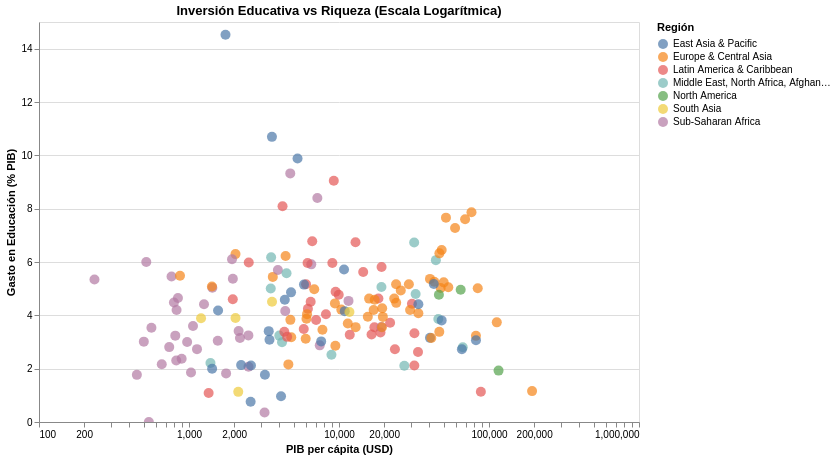

Write notebook code for a chart like this one.
### Code cell
df_viz1 = gasto_edu.merge(pib_pc, on=['iso3', 'year']).merge(reg_df, on='iso3')
df_viz1['year'] = pd.to_numeric(df_viz1['year'])
df_viz1 = df_viz1.dropna(subset=['val_x', 'val_y'])
df_viz1 = df_viz1.rename(columns={'country.value_x': 'country_name'})
slider = alt.binding_range(min=2000, max=2022, step=1, name='Año: ')
select_year = alt.selection_point(fields=['year'], bind=slider, value=2019, name="Year")

chart = alt.Chart(df_viz1).mark_circle(size=100, opacity=0.7).encode(
    x=alt.X("val_y:Q", title="PIB per cápita (USD)", scale=alt.Scale(type='log'), axis=alt.Axis(grid=False)),
    y=alt.Y("val_x:Q", title="Gasto en Educación (% PIB)", scale=alt.Scale(domain=[0, 15])),
    color=alt.Color("region:N", title="Región"),
    tooltip=[
        alt.Tooltip("iso3:N", title="País"),
        alt.Tooltip("year:O", title="Año"),
        alt.Tooltip("val_y:Q", title="PIB p/c", format="$,.0f"),
        alt.Tooltip("val_x:Q", title="% Gasto", format=".1f")
    ]
).add_params(select_year).transform_filter(select_year).properties(
    width=600, height=400, title="Inversión Educativa vs Riqueza (Escala Logarítmica)"
).interactive()

chart

### Figure 1 — Vega specification as saved in the notebook (floating-point values rounded to 4 significant figures; data arrays with more than 128 entries replaced by an {"elided": "..."} marker saying what was removed)
{"$schema": "https://vega.github.io/schema/vega/v5.json", "data": [{"name": "_server_source_0", "values": {"elided": "5098 records"}}, {"name": "Year_store", "values": [{"unit": "", "fields": [{"type": "E", "field": "year"}], "values": [2019]}]}, {"name": "param_1_store"}, {"name": "source_0", "source": "_server_source_0", "transform": [{"type": "filter", "expr": "!length(data(\"Year_store\")) || vlSelectionTest(\"Year_store\", datum)"}, {"type": "filter", "expr": "isValid(datum[\"val_y\"]) && isFinite(+datum[\"val_y\"]) && isValid(datum[\"val_x\"]) && isFinite(+datum[\"val_x\"])"}, {"type": "project", "fields": ["iso3", "region", "val_x", "val_y", "year"]}]}, {"name": "source_0_color_domain_region", "source": "source_0", "transform": [{"type": "aggregate", "groupby": ["region"], "fields": [], "ops": [], "as": []}, {"type": "formula", "expr": "datum['region']", "as": "sort_field"}, {"type": "project", "fields": ["region"]}]}], "signals": [{"name": "unit", "value": {}, "on": [{"events": "pointermove", "update": "isTuple(group()) ? group() : unit"}]}, {"name": "Year_year", "init": "2019", "bind": {"input": "range", "max": 2022, "min": 2000, "name": "Año: ", "step": 1}}, {"name": "Year", "update": "vlSelectionResolve(\"Year_store\", \"union\", true, true)"}, {"name": "param_1", "update": "vlSelectionResolve(\"param_1_store\", \"union\")"}, {"name": "Year_tuple", "update": "Year_year !== null ? {fields: Year_tuple_fields, values: [Year_year]} : null"}, {"name": "Year_tuple_fields", "value": [{"type": "E", "field": "year"}]}, {"name": "Year_modify", "on": [{"events": {"signal": "Year_tuple"}, "update": "modify(\"Year_store\", Year_tuple, true)"}]}, {"name": "param_1_val_y", "on": [{"events": [{"source": "view", "type": "dblclick"}], "update": "null"}, {"events": {"signal": "param_1_translate_delta"}, "update": "panLog(param_1_translate_anchor.extent_x, -param_1_translate_delta.x / width)"}, {"events": {"signal": "param_1_zoom_delta"}, "update": "zoomLog(domain(\"x\"), param_1_zoom_anchor.x, param_1_zoom_delta)"}]}, {"name": "param_1_val_x", "on": [{"events": [{"source": "view", "type": "dblclick"}], "update": "null"}, {"events": {"signal": "param_1_translate_delta"}, "update": "panLinear(param_1_translate_anchor.extent_y, param_1_translate_delta.y / height)"}, {"events": {"signal": "param_1_zoom_delta"}, "update": "zoomLinear(domain(\"y\"), param_1_zoom_anchor.y, param_1_zoom_delta)"}]}, {"name": "param_1_tuple", "on": [{"events": [{"signal": "param_1_val_y || param_1_val_x"}], "update": "param_1_val_y && param_1_val_x ? {unit: \"\", fields: param_1_tuple_fields, values: [param_1_val_y,param_1_val_x]} : null"}]}, {"name": "param_1_tuple_fields", "value": [{"field": "val_y", "channel": "x", "type": "R"}, {"field": "val_x", "channel": "y", "type": "R"}]}, {"name": "param_1_translate_anchor", "value": {}, "on": [{"events": [{"source": "scope", "type": "pointerdown"}], "update": "{x: x(unit), y: y(unit), extent_x: domain(\"x\"), extent_y: domain(\"y\")}"}]}, {"name": "param_1_translate_delta", "value": {}, "on": [{"events": [{"source": "window", "between": [{"source": "scope", "type": "pointerdown"}, {"source": "window", "type": "pointerup"}], "type": "pointermove", "consume": true}], "update": "{x: param_1_translate_anchor.x - x(unit), y: param_1_translate_anchor.y - y(unit)}"}]}, {"name": "param_1_zoom_anchor", "on": [{"events": [{"source": "scope", "consume": true, "type": "wheel"}], "update": "{x: invert(\"x\", x(unit)), y: invert(\"y\", y(unit))}"}]}, {"name": "param_1_zoom_delta", "on": [{"events": [{"source": "scope", "consume": true, "type": "wheel"}], "update": "pow(1.001, event.deltaY * pow(16, event.deltaMode))", "force": true}]}, {"name": "param_1_modify", "on": [{"events": {"signal": "param_1_tuple"}, "update": "modify(\"param_1_store\", param_1_tuple, true)"}]}], "marks": [{"type": "symbol", "name": "marks", "from": {"data": "source_0"}, "encode": {"update": {"fill": {"field": "region", "scale": "color"}, "size": {"value": 100}, "shape": {"value": "circle"}, "tooltip": {"signal": "{\"País\": isValid(datum[\"iso3\"]) ? datum[\"iso3\"] : \"\"+datum[\"iso3\"], \"Año\": isValid(datum[\"year\"]) ? datum[\"year\"] : \"\"+datum[\"year\"], \"PIB p/c\": format(datum[\"val_y\"], \"$,.0f\"), \"% Gasto\": format(datum[\"val_x\"], \".1f\")}"}, "opacity": {"value": 0.7}, "y": {"field": "val_x", "scale": "y"}, "x": {"field": "val_y", "scale": "x"}}}, "clip": true, "style": ["circle"], "interactive": true}], "scales": [{"name": "x", "type": "log", "domain": {"data": "source_0", "field": "val_y"}, "range": [0, {"signal": "width"}], "nice": true, "domainRaw": {"signal": "param_1[\"val_y\"]"}}, {"name": "y", "type": "linear", "domain": [0, 15], "range": [{"signal": "height"}, 0], "domainRaw": {"signal": "param_1[\"val_x\"]"}, "zero": true}, {"name": "color", "type": "ordinal", "domain": {"data": "source_0_color_domain_region", "field": "region", "sort": true}, "range": "category"}], "axes": [{"scale": "y", "minExtent": 0, "aria": false, "tickCount": {"signal": "ceil(height/40)"}, "ticks": false, "orient": "left", "labels": false, "zindex": 0, "grid": true, "gridScale": "x", "maxExtent": 0, "domain": false}, {"scale": "x", "labelOverlap": "greedy", "labelFlush": true, "grid": false, "zindex": 0, "orient": "bottom", "title": "PIB per cápita (USD)"}, {"scale": "y", "orient": "left", "title": "Gasto en Educación (% PIB)", "labelOverlap": true, "grid": false, "tickCount": {"signal": "ceil(height/40)"}, "zindex": 0}], "title": {"text": "Inversión Educativa vs Riqueza (Escala Logarítmica)", "frame": "group"}, "background": "white", "legends": [{"title": "Región", "fill": "color", "symbolType": "circle", "encode": {"symbols": {"update": {"opacity": {"value": 0.7}}}}}], "width": 600, "height": 400, "style": "cell", "padding": 5}
